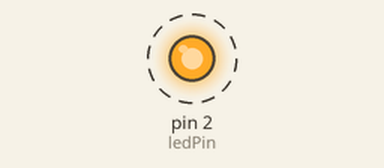
Bench run of a sketch on a simulated Arduino Uno, built with avr-gcc and run on an emulated ATmega328P. Shown: output pins drawn as LEDs (lit = HIGH). Dashed ring = blinking.

Above: at 1.0 s.
Timing chart, 0 to 4.8 s (numbered marks = the images above):
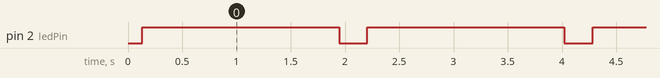

The sketch:

ESP8266_PWM_Fade_LED.ino
```cpp
/*********
  Rui Santos
  Complete project details at https://randomnerdtutorials.com
*********/

const int ledPin = 2;

void setup() {

}

void loop() {
  // increase the LED brightness
  for(int dutyCycle = 0; dutyCycle < 1023; dutyCycle++){
    // changing the LED brightness with PWM
    analogWrite(ledPin, dutyCycle);
    delay(1);
  }

  // decrease the LED brightness
  for(int dutyCycle = 1023; dutyCycle > 0; dutyCycle--){
    // changing the LED brightness with PWM
    analogWrite(ledPin, dutyCycle);
    delay(1);
  }
}
```

Measured:
- by itself, pin 2 (ledPin): alternates HIGH for 1.8 s and LOW for 0.26 s
